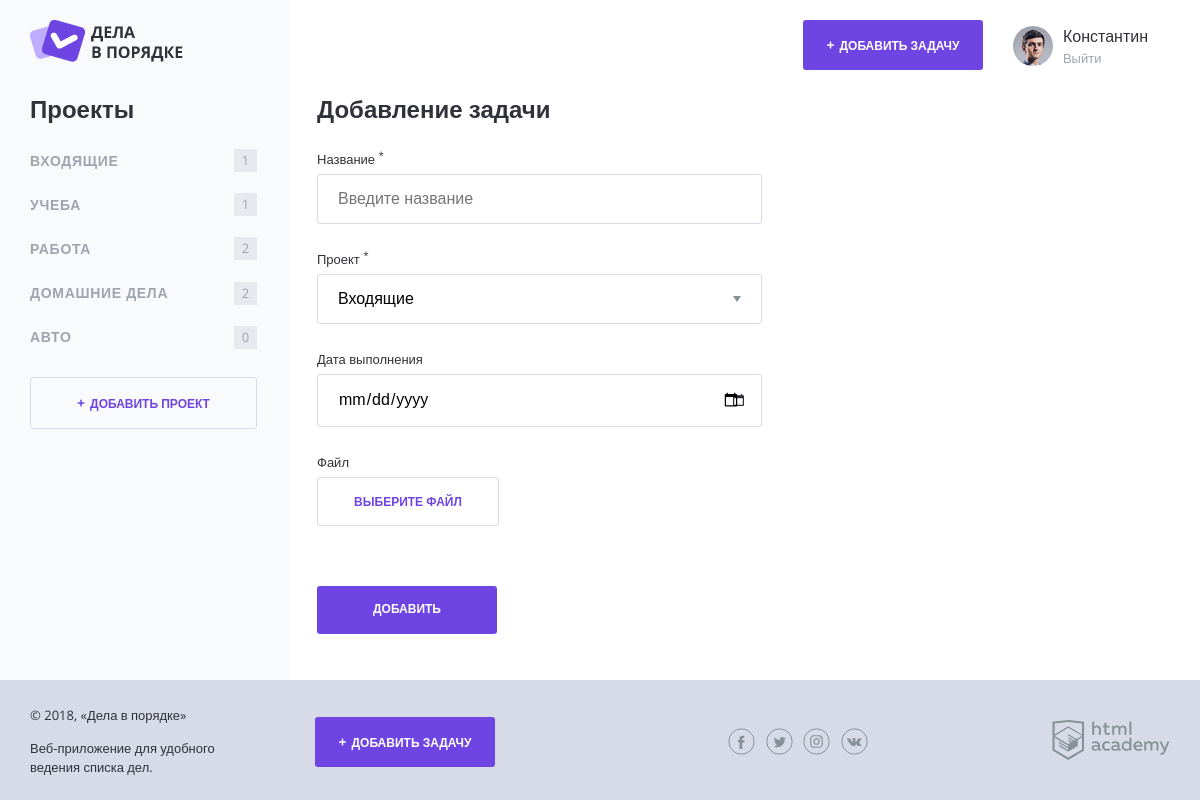
The page /index.php?add-task on the database its author committed.
### tables this page shows
CREATE TABLE projects (
  id INT AUTO_INCREMENT PRIMARY KEY,
  title CHAR(100) NOT NULL,
  users_id INT NOT NULL
);

### functions.php (called while the page is built, shortened)
<?php
function include_template($name, $data) {
    $name = 'templates/' . $name;
    extract($data);
    require($name);
    $result = ob_get_clean();
    return $result;
}
function count_tasks($tasks_list, $project_id) {
  $count = 0;
  foreach ($tasks_list as $tasks) {
    if ($project_id === $tasks["projects_id"]) {
      $count++;
    }
  }
  return $count;
}
?>

### data.php (called while the page is built, shortened)
<?php
$show_complete_tasks = rand(0, 1);
$sql = "SELECT * FROM projects";
$stmt = db_get_prepare_stmt($con, $sql);
mysqli_stmt_execute($stmt);
$res = mysqli_stmt_get_result($stmt);
$projects = mysqli_fetch_all($res, MYSQLI_ASSOC);
$sql = "SELECT * FROM tasks";
$stmt = db_get_prepare_stmt($con, $sql);
mysqli_stmt_execute($stmt);
$res = mysqli_stmt_get_result($stmt);
$all_tasks = mysqli_fetch_all($res, MYSQLI_ASSOC);
if (is_null($selected_project)) {
  $tasks = $all_tasks;
}
    else {
      $sql = "SELECT * FROM tasks WHERE projects_id = ?";
      $stmt = db_get_prepare_stmt($con, $sql, [$selected_project]);
      mysqli_stmt_execute($stmt);
      $res = mysqli_stmt_get_result($stmt);
      $tasks = mysqli_fetch_all($res, MYSQLI_ASSOC);
}

### mysql_helper.php (called while the page is built, shortened)
<?php
function db_get_prepare_stmt($link, $sql, $data = []) {
    $stmt = mysqli_prepare($link, $sql);
    return $stmt;
}

### templates/layout.php (the view, shortened to what this page needs)
<!DOCTYPE html>
<html lang="ru">
<head>
    <link rel="stylesheet" href="css/normalize.css">
    <link rel="stylesheet" href="css/style.css">
    <link rel="stylesheet" href="css/flatpickr.min.css">
</head>
<body>
<div class="page-wrapper">
    <div class="container container--with-sidebar">
        <header class="main-header">
            <a href="/">
                <img src="img/logo.png" width="153" height="42" alt="Логотип Дела в порядке">
            </a>
            <div class="main-header__side">
                <a class="main-header__side-item button button--plus open-modal" href="index.php?add-task">Добавить задачу</a>
                <div class="main-header__side-item user-menu">
                    <div class="user-menu__image">
                        <img src="img/user-pic.jpg" width="40" height="40" alt="Пользователь">
                    </div>
                    <div class="user-menu__data">
                        <p>Константин</p>
                        <a href="#">Выйти</a>
                    </div>
                </div>
            </div>
        </header>
        <div class="content">
            <section class="content__side">
                <h2 class="content__side-heading">Проекты</h2>
                <nav class="main-navigation">
                    <ul class="main-navigation__list">
                      <?php foreach ($projects as $project): ?>
                        <li class="main-navigation__list-item">
                            <a class="main-navigation__list-item-link" href="index.php?project=<?=($project['id']);?>"><?= htmlspecialchars($project["title"]);?></a>
                            <span class="main-navigation__list-item-count"><?= count_tasks($tasks, $project["id"]);?></span>
                        </li>
                      <?php endforeach; ?>
                    </ul>
                </nav>
                <a class="button button--transparent button--plus content__side-button"
                   href="pages/form-project.html" target="project_add">Добавить проект</a>
            </section>
            <main class="content__main">
              <?= $content;?>
            </main>
        </div>
    </div>
</div>
<footer class="main-footer">
    <div class="container">
        <div class="main-footer__copyright">
            <p>© 2018, «Дела в порядке»</p>
            <p>Веб-приложение для удобного ведения списка дел.</p>
        </div>
        <a class="main-footer__button button button--plus" href="index.php?add-task">Добавить задачу</a>
        <div class="main-footer__social social">
            <a class="social__link social__link--facebook" href="#">
            </a>
            <a class="social__link social__link--twitter" href="#">
            </a>
            <a class="social__link social__link--instagram" href="#">
            </a>
            <a class="social__link social__link--vkontakte" href="#">
            </a>
        </div>
        <div class="main-footer__developed-by">
            <a href="https://htmlacademy.ru/intensive/php">
                <img src="img/htmlacademy.svg" alt="HTML Academy" width="118" height="40">
            </a>
        </div>
    </div>
</footer>
</body>
</html>

### css/style.css (style rules this page uses)
html, body { height: 100%; }
.page-wrapper { min-height: 100%; margin-bottom: -120px; display: flex; }
.page-wrapper::after { content: ""; display: block; }
.main-footer, .page-wrapper::after { height: 94px; }
body { position: relative; min-width: 1180px; font-size: 16px; font-family: "OpenSans", sans-serif; color: #31313a; }
a { text-decoration: none; }
.container { width: 1140px; margin: 0 auto; padding: 0 20px; }
.container--with-sidebar { position: relative; }
.container--with-sidebar::after { content: ""; position: absolute; top: 0; left: calc(-50vw + 280px); z-index: -1; width: 50vw; height: 100%; background-color: #f9fafc; }
.button { display: inline-block; width: 180px; padding: 17px 0; font-weight: 700; font-size: 12px; text-align: center; color: #ffffff; text-transform: uppercase; text-decoration: none; background-color: #6e45e2; border: 0; border-radius: 3px; }
.button--plus::before { content: "+"; margin-right: 5px; font-size: 14px; }
.button--transparent { color: #6e45e2; border: 1px solid #d7dbe8; }
.button--transparent, .button--transparent:hover, .button--transparent:focus, .button--transparent:active { background-color: transparent; }
.main-header { display: flex; justify-content: space-between; padding: 20px 0 26px; }
.main-header__side { display: flex; align-items: center; margin-right: 22px; }
.main-header__side-item { margin-left: 30px; }
.user-menu { display: flex; align-items: center; }
.user-menu__image { flex-shrink: 1; margin-top: 6px; margin-right: 10px; }
.user-menu__image img { border-radius: 50%; }
.user-menu__data p { margin: 3px 0 2px; }
.user-menu__data a { font-size: 13px; color: #9fa4af; }
.content { display: flex; margin-bottom: 120px; }
.content__side { width: 260px; }
.content__side-heading { margin: 0; margin-bottom: 15px; }
.content__side-button { width: 225px; }
.main-navigation { margin-bottom: 18px; }
.main-navigation__list { margin: 0 0 0 -8px; padding: 0; list-style: none; }
.main-navigation__list-item { display: flex; align-items: center; font-size: 14px; color: #9fa4af; text-transform: uppercase; }
.main-navigation__list-item-link { flex-grow: 1; padding: 14px 8px; font-weight: bold; color: inherit; text-decoration: none; letter-spacing: 0.05em; }
.main-navigation__list-item-count { display: inline-block; min-width: 19px; min-height: 19px; margin-right: 33px; padding: 2px; font-size: 13px; line-height: 18px; text-align: center; background-color: #e8e9ee; }
.content__main { flex-grow: 1; padding: 0 30px 0 27px; }
.main-footer { position: relative; padding: 13px 0; background-color: #d7dbe8; }
.main-footer .container { display: flex; align-items: center; }
.main-footer__copyright { width: 215px; margin-right: 70px; font-size: 13px; line-height: 1.5; }
.main-footer__button { margin-right: 202px; }
.main-footer__social { width: 140px; margin-right: 184px; }
.social { display: flex; flex-wrap: wrap; justify-content: space-between; margin-left: auto; }
.social__link { width: 27px; height: 27px; }

### rows shown on the page
projects: title "ВХОДЯЩИЕ", id "1"
projects: title "УЧЕБА", id "1"
projects: title "РАБОТА", id "2"
projects: title "ДОМАШНИЕ ДЕЛА", id "2"
projects: title "АВТО", id "0"

### other values the page prints
form field project "Входящие"
